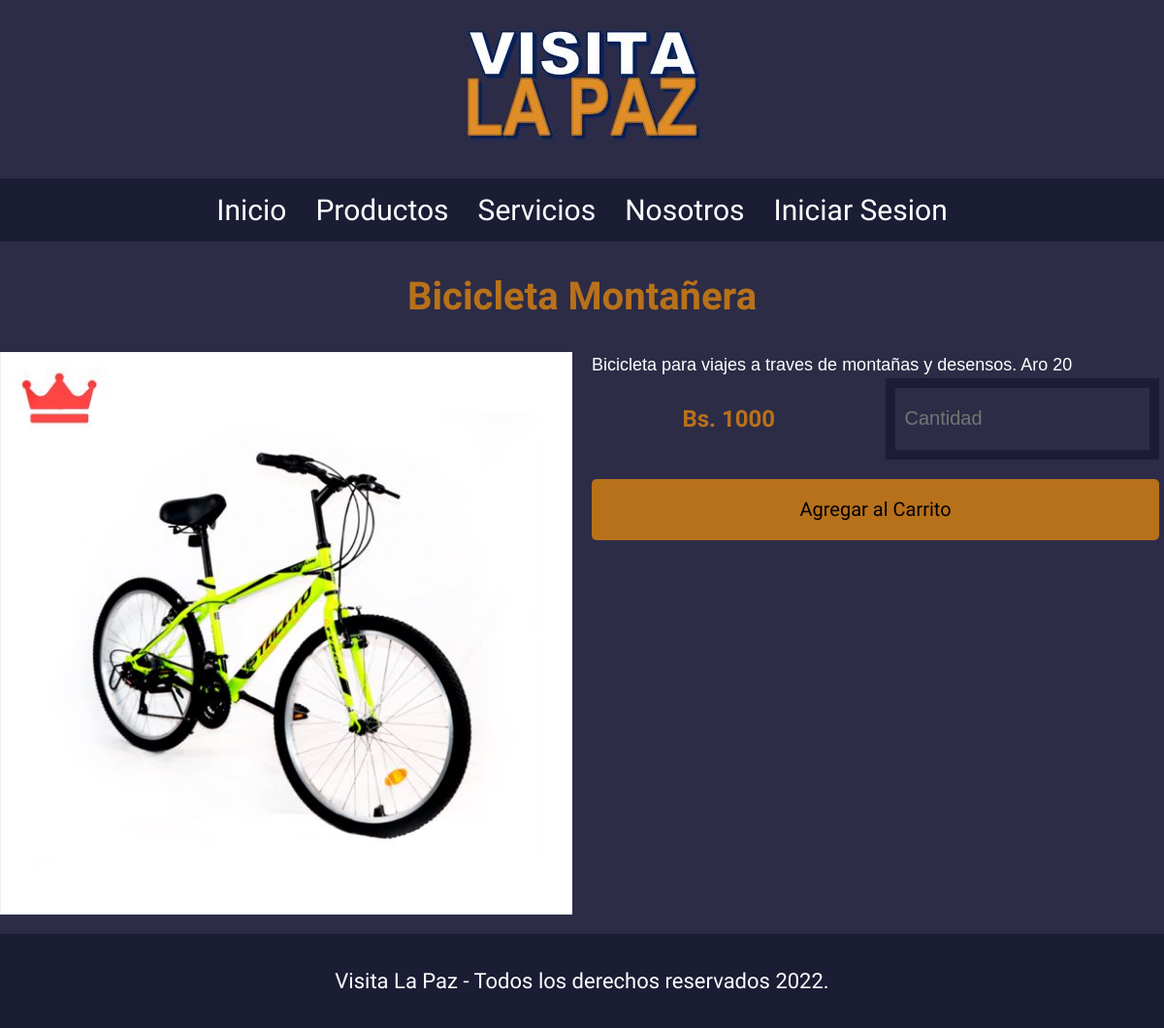
/producto.php?id=101, run on the app's committed database.
### tables this page shows
CREATE TABLE `productos_servicios` (
  `id_prod_ser` int(11) NOT NULL,
  `id_negocio` int(11) NOT NULL,
  `nombre` varchar(50) NOT NULL,
  `des` varchar(500) NOT NULL,
  `duracion` int(11) DEFAULT NULL,
  `restricciones` varchar(500) DEFAULT NULL,
  `cant-cupos` int(11) NOT NULL,
  `costo` int(11) NOT NULL,
  `tipo` varchar(1) NOT NULL
);

### producto.php (called while the page is built, shortened)
<?php
require 'admin/config.php';
require 'funciones.php';
$conexion = conexion($bd_config);
$id_producto = id_int_prod_ser($_GET['id']);
$producto = obtener_prod_ser_2($id_producto, $conexion);
require 'views/producto.view.php';
?>

### funciones.php (called while the page is built, shortened)
<?php
function limpiarDatos($datos) {
    $datos = trim($datos);
    $datos = stripslashes($datos);
    $datos = htmlspecialchars($datos);
    return $datos;
}
function obtener_prod_ser_2($id_prod_ser, $conexion){
    $resultado = $conexion->query("SELECT * FROM productos_servicios WHERE id_prod_ser = $id_prod_ser LIMIT 1");
    $resultado = $resultado->fetchAll();
    return ($resultado[0]) ? $resultado[0] : false;
}
function id_int_prod_ser($id){
    return (int)limpiarDatos($id);
}
?>

### views/producto.view.php (the view)
<?php require 'header.php';?>
    <nav class="navegacion">
        <a class="navegacion__enlace" href="<?php echo RUTA; ?>index.php">Inicio</a>
        <a class="navegacion__enlace" href="<?php echo RUTA; ?>productos.php">Productos</a>
        <a class="navegacion__enlace" href="<?php echo RUTA; ?>servicios.php">Servicios</a>
        <a class="navegacion__enlace" href="<?php echo RUTA; ?>nosotros.php">Nosotros</a>
        <a class="navegacion__enlace" href="<?php echo RUTA; ?>login.php">Iniciar Sesion</a>
    </nav>
    <main class="contenedor">
        <h1><?php echo $producto['nombre'];?></h1>
        <div class="servicio">
            <img src="<?php echo RUTA; ?>img/<?php echo $producto['id_prod_ser']?>.jpg" alt="Imagen servicio" class="servicio__imagen">
            <div class="servicio__contenido">
                <p class="servicio__contenido--texto">
                    <?php echo $producto['des'];?>
                </p>
                <form action="#" class="formulario">
                    <h3>Bs. <?php echo $producto['costo'];?></h3>
                    <input class="formulario__campo" type="number" placeholder="Cantidad" min="1" max="<?php echo $producto['cant-cupos'];?>">
                    <input class="formulario__submit" type="submit" value="Agregar al Carrito">
                </form>
            </div>
        </div>
    </main>
    <footer class="footer">
        <p class="footer__texto">Visita La Paz - Todos los derechos reservados 2022.</p>
    </footer>
</body>
</html>

### css/style.css (style rules this page uses)
:root { --primario: #2C2C47; --primarioOscuro: #1B1D35; --secundario: #B8711B; --secundarioOscuro: rgb(245, 195, 88); --blanco: #FFF; --negro: #000; --grisClaro: #a8a8a8; --verde: #679863; --verdeOscuro: #4c7a47; --fuentePrincipal: 'Staatliches', cursive; }
html { box-sizing: border-box; font-size: 62.5%; }
*, *:before, *:after { box-sizing: inherit; }
body { background-color: var(--primario); font-size: 1.6rem; line-height: 1.5; }
p { font-size: 1.8rem; font-family: Arial, Helvetica, sans-serif; color: var(--blanco); }
a { text-decoration: none; }
img { width: 100%; }
.contenedor { max-width: 120rem; margin: 0 auto; }
h1, h2, h3 { text-align: center; color: var(--secundario); font-family: var(--fuentePrincipal); }
h1 { font-size: 4rem; }
h3 { font-size: 2.4rem; }
.navegacion { background-color: var(--primarioOscuro); padding: 0; display: flex; flex-direction: column; align-items: center; }
@media (min-width: 768px) { .navegacion { padding: 1rem 0; flex-direction: row; justify-content: center; gap: 3rem; } }
.navegacion__enlace { font-family: var(--fuentePrincipal); color: var(--blanco); font-size: 3rem; }
.footer { background-color: var(--primarioOscuro); padding: 1rem 0; margin-top: 2rem; }
.footer__texto { font-family: var(--fuentePrincipal); text-align: center; font-size: 2.2rem; }
@media (min-width: 768px) { .servicio { display: grid; grid-template-columns: repeat(2,1fr); column-gap: 2rem; } }
.servicio__contenido--texto { margin: 0 .5rem; }
@media (min-width: 768px) { .servicio__contenido { margin-right: .5rem; } }
@media (min-width: 768px) { .servicio__contenido--texto { margin: 0; } }
.formulario { display: grid; grid-template-columns: repeat(2,1fr); gap: 2rem; }
.formulario__campo { border: 1rem solid var(--primarioOscuro); background-color: transparent; color: var(--blanco); font-size: 2rem; font-family: Arial, Helvetica, sans-serif; padding: 1rem; appearance: none; }
.formulario__submit { background-color: var(--secundario ); border: none; font-size: 2rem; font-family: var(--fuentePrincipal); padding: 2rem; transition: background-color .5s ease, font-size .3s ease, padding .3s ease; grid-column: 1/3; border-radius: .5rem; }

### data on the page
productos_servicios: nombre "Bicicleta Montañera", des "Bicicleta para viajes a traves de montañas y desensos. Aro 20", costo "1000"
